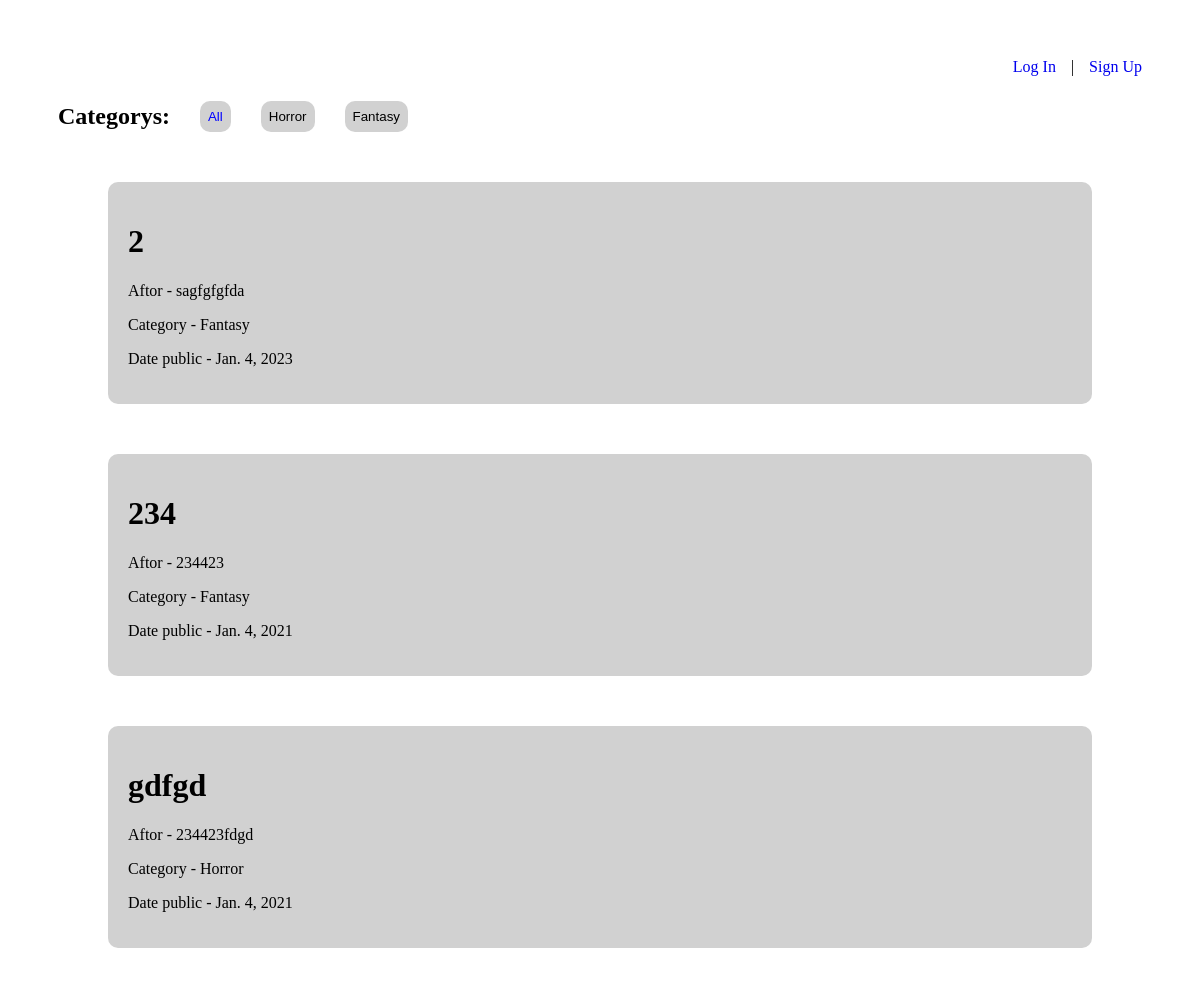
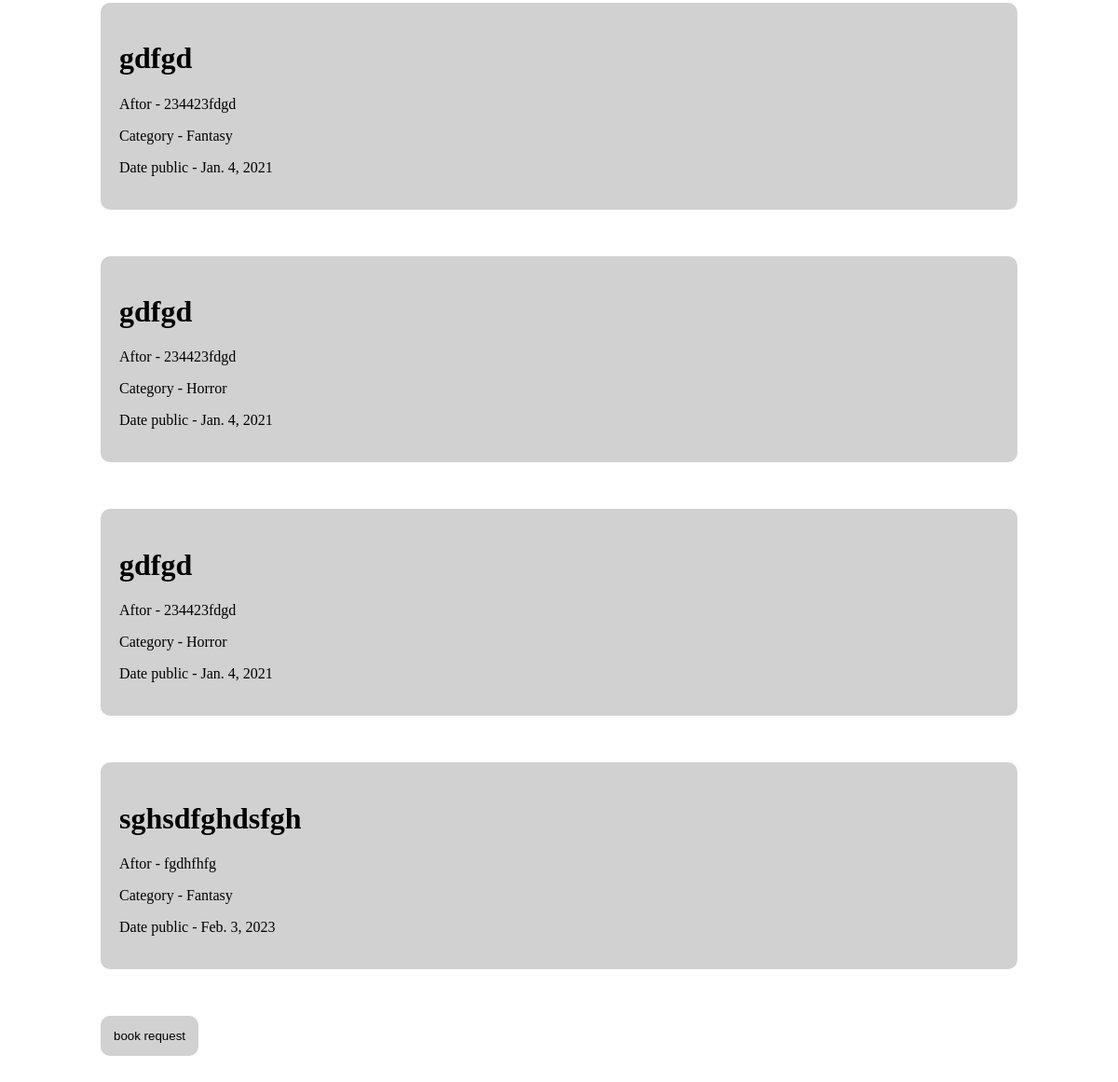
The page / on the database its author committed (2 pictures, top to bottom).
### books/models.py (models this page shows, shortened)
class Category(models.Model):
	name = models.CharField('Категории', max_length=50)
	def __str__(self):
		return self.name

class Books(models.Model):
	name_book = models.CharField('Назване книги', max_length=50)
	autor = models.CharField('Автор', max_length=100)
	date = models.DateField('Дата издания')
	category = models.ForeignKey(Category, on_delete=models.CASCADE)

### books/views.py (the view)
# urls.py: path("", Home.as_view(), name="home"),
class Home(ListView):
	model = Books
	template_name = 'books/home.html'
	def get_context_data(self, *, object_list=None, **kwargs):
		context = super().get_context_data(**kwargs)
		context['menu'] = Category.objects.all()
		return context

### books/templates/books/home.html (shortened to what this page needs)
{% extends 'base.html' %}
{% block content %}
	<div class="wrap">
		<div class="content">
			{% if user.is_authenticated %}
				<div class="reg__block">
					<a href="{% url 'logout' %}">Log Out</a>
				</div>
				{% include 'includes/menu.html' %}
				<div class="books">
					{% include 'includes/content.html' %}
					<a href="{% url 'add' %}" class="ghjk"><button class="book book_jgkh">Add book</button></a>
					<a href="{% url 'aply' %}" class="ghjk"><button class="book book_jgkh">book request</button></a>
				</div>
			{% else %}
				<div class="reg__block">
					<a href="{% url 'login' %}">Log In</a>
					|
					<a href="{% url 'signup' %}">Sign Up</a>
				</div>
				{% include 'includes/menu.html' %}
				<div class="books">
					{% include 'includes/content_logout.html' %}
					<a href="{% url 'aply' %}" class="ghjk"><button class="book book_jgkh">book request</button></a>
				</div>
			{% endif %}
		</div>
	</div>
{% endblock %}

### books/templates/base.html (shortened to what this page needs)
{% load static %}
<!DOCTYPE html>
<html lang="en">
<head>
	<link rel="stylesheet" href="{% static 'books/css/style.css' %}">
</head>
<body>
	<div class="container">
		{% block content %}
		{% endblock %}
	</div>
</body>
</html>

### books/templates/includes/menu.html
<div class="manu">
	<h2>Categorys: </h2>
	<button class="book book_gkfo all btn__anime"  data-filter="all">All</button>
	{% for i in menu %}
		<button class="book book_gkfo {{ i }}" data-filter="{{ i }}">{{ i }}</button>
	{% endfor %}
</div>

### books/templates/includes/content_logout.html
{% for i in object_list %}
	<div class="book {{ i.category }} book__item">
		<h1>{{ i.name_book }}</h1>
		<p>Aftor - {{ i.autor }}</p>
		<p>Category - {{ i.category }}</p>
		<p>Date public - {{ i.date }}</p>
	</div>
{% endfor %}

### books/static/books/css/style.css (style rules this page uses)
* { text-decoration: none; }
.btn__anime { color: blue; }
.container { max-width: 1920px; margin: 0 auto; }
.wrap { padding: 50px; }
.content { padding: 0; margin: 0; display: flex; flex-direction: column; }
.reg__block { align-self: flex-end; display: flex; gap: 15px; }
.manu { display: flex; align-items: center; gap: 30px; }
.books { display: flex; flex-direction: column; padding: 0px 50px; }
.book { margin: 25px 0px; padding: 20px; background: rgb(209, 209, 209); border: none; transition: .5s; border-radius: 10px; }
.book_jgkh { padding: 14px; transition: .2s; cursor: pointer; }
.ghjk { align-self: flex-start; }
.book_gkfo { padding: 8px; cursor: pointer; transition: .2s; }

### rows shown on the page
Category: name "Horror"
Category: name "Fantasy"
Books: name_book "2", autor "sagfgfgfda", category "Fantasy", date "Jan. 4, 2023"
Books: name_book "234", autor "234423", category "Fantasy", date "Jan. 4, 2021"
Books: name_book "gdfgd", autor "234423fdgd", category "Horror", date "Jan. 4, 2021"
Books: name_book "gdfgd", autor "234423fdgd", category "Fantasy", date "Jan. 4, 2021"
Books: name_book "gdfgd", autor "234423fdgd", category "Horror", date "Jan. 4, 2021"
Books: name_book "gdfgd", autor "234423fdgd", category "Horror", date "Jan. 4, 2021"
Books: name_book "sghsdfghdsfgh", autor "fgdhfhfg", category "Fantasy", date "Feb. 3, 2023"
